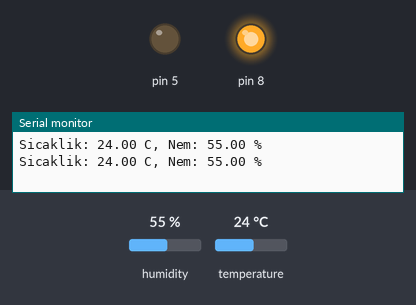
The sketch below on a simulated Arduino Uno, built with avr-gcc and run on an emulated ATmega328P. Shown: output pins drawn as LEDs (lit = HIGH), the last lines printed to the serial monitor. The test bench sets the inputs (shaded band); at power-on: temperature 24 °C, humidity 55 %.

Above: at 2.8 s.
2.9 s: temperature set to 26 °C
At 4.7 s:
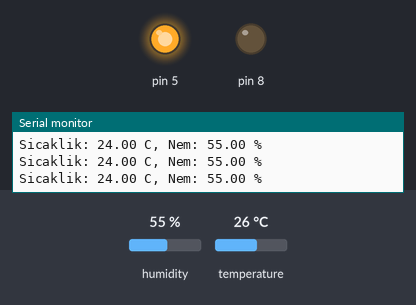
5.6 s: temperature set to 12 °C
At 7.1 s:
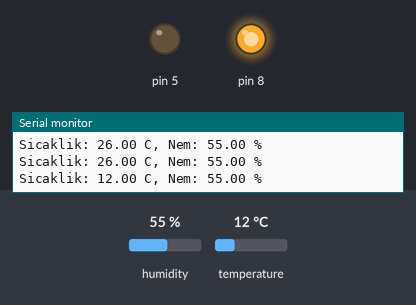
8.3 s: temperature set to 28 °C
At 10.6 s:
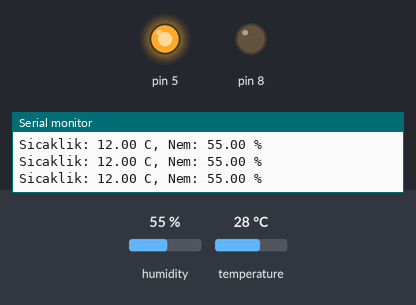
Timing chart, 0 to 12.1 s (numbered marks = the images above; inputs shaded):
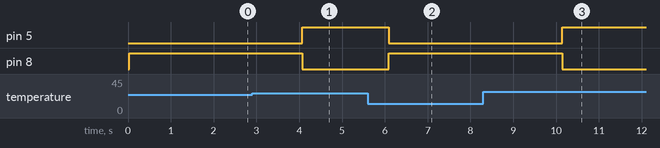

Measured:
- the behaviour switches between 24 and 25 °C on temperature (found by bisection; images 0 and 1)
- after the input at 2.9 s, pin 5: LOW → HIGH after 1.2 s; pin 8: HIGH → LOW after 1.2 s
- after the input at 5.6 s, pin 5: HIGH → LOW after 0.49 s; pin 8: LOW → HIGH after 0.49 s
- after the input at 8.3 s, pin 5: LOW → HIGH after 1.8 s; pin 8: HIGH → LOW after 1.8 s

The sketch:

ESE-2DHT11_kod.ino
```cpp
#include <DHT.h>
DHT dht(2, DHT11);
long sonYazma = 0;
long yazmaraligi = 1000;

void setup() {
  Serial.begin(9600);
  dht.begin();

  pinMode(5, OUTPUT);
  pinMode(8, OUTPUT);
}

void loop() {

  double sicaklik = dht.readTemperature();
  double nem = dht.readHumidity();

  if (isnan(sicaklik) || isnan(nem)) {
    Serial.println("okunmadı:)");
    return;
  }

  if (sicaklik < 25) {
    digitalWrite(5, LOW);
    digitalWrite(8, HIGH);
  } else {
    digitalWrite(5, HIGH);
    digitalWrite(8, LOW);
  }

  long suan = millis();
  if (suan -  sonYazma >= yazmaraligi) {
     sonYazma = suan;

    Serial.print("Sicaklik: ");
    Serial.print(sicaklik);
    Serial.print(" C, Nem: ");
    Serial.print(nem);
    Serial.println(" %");
  }
}
```
